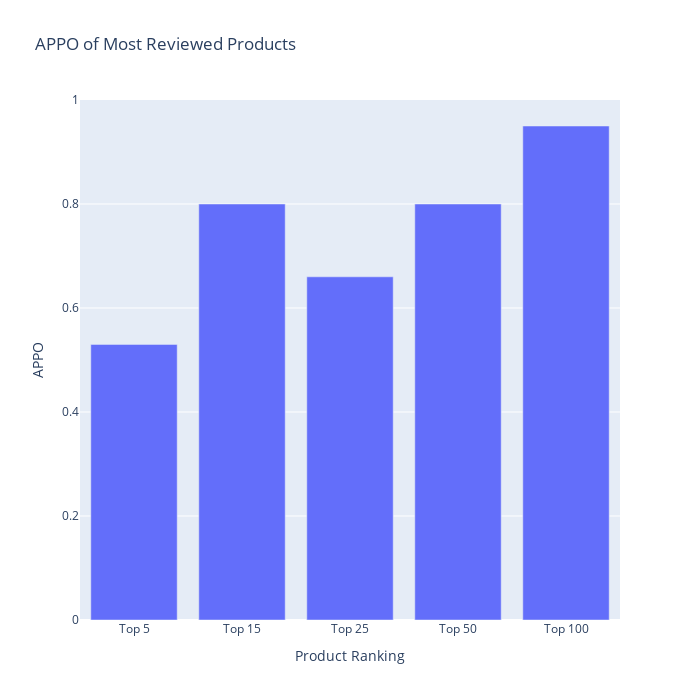

The notebook cell saved with this chart:
### Code cell
data = VisualizeData(
    highest_reviews, 
    'average price per ounce', 
    "APPO of Most Reviewed Products", 
    'Product Ranking',
    'APPO',
    'bar'
)
data.main()

### Figure 1 — Plotly figure (JSON) as saved in the notebook; plotly's stock layout.template omitted (floating-point values rounded to 4 significant figures)
{"data": [{"alignmentgroup": "True", "hovertemplate": "Product Ranking=%{x}<br>APPO=%{y}<extra></extra>", "legendgroup": "", "marker": {"color": "#636efa", "pattern": {"shape": ""}}, "name": "", "offsetgroup": "", "orientation": "v", "showlegend": false, "textposition": "auto", "type": "bar", "x": ["Top 5", "Top 15", "Top 25", "Top 50", "Top 100"], "xaxis": "x", "y": [0.53, 0.8, 0.66, 0.8, 0.95], "yaxis": "y"}], "layout": {"barmode": "relative", "height": 700, "legend": {"tracegroupgap": 0}, "title": {"text": "APPO of Most Reviewed Products"}, "width": 700, "xaxis": {"anchor": "y", "domain": [0, 1], "title": {"text": "Product Ranking"}}, "yaxis": {"anchor": "x", "domain": [0, 1], "title": {"text": "APPO"}}}}
